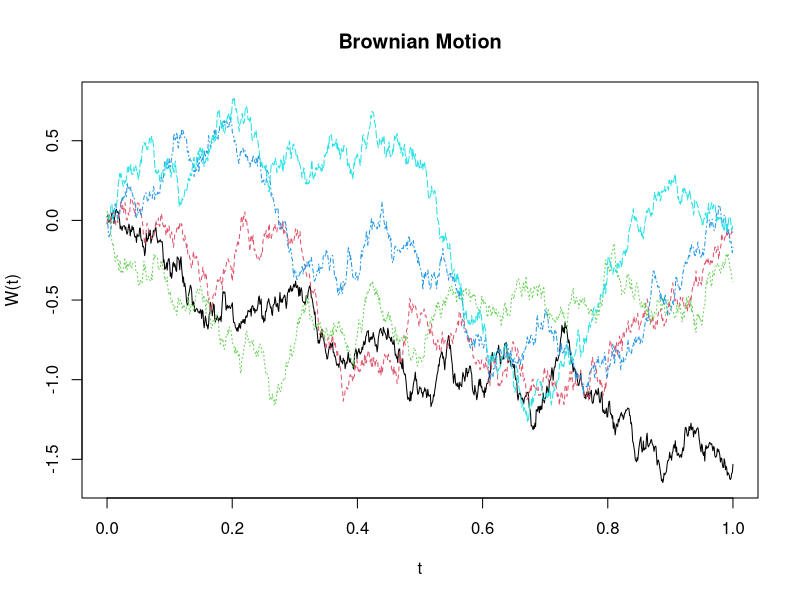

The R source for this figure:
# Brownian motion
m = 1000    # number of time steps
n = 5       # number of paths

Z = matrix(rnorm(n*m), nrow=n, ncol=m) # need n*m std. normals
dt = 1/m # going from 0 to 1 in time steps of dt = 1/m
dW = sqrt(dt) * Z  # small increments of Brownian motion

# compute a running sum of the increments along the rows
W = t(apply(dW, 1, cumsum))    # simulated paths
  # note: the apply() function transposes the matrix
  # from n x m to m x n, so we use t() to 
  # transpose it back to n x m

ti = matrix(rep(seq(0,1,length=m), each=n), 
            nrow=n, ncol=m) # time index (x axis)

matplot(t(ti), t(W), type="l", main="Brownian Motion",
        xlab="t", ylab="W(t)")
  # note: matplot plots each *column* as a series
  # transpose the matrices to m x n